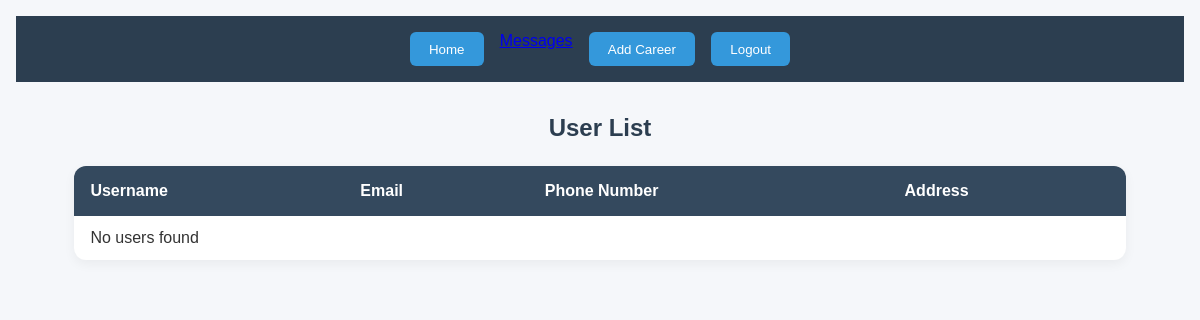
The app's page /userlist/, older data.
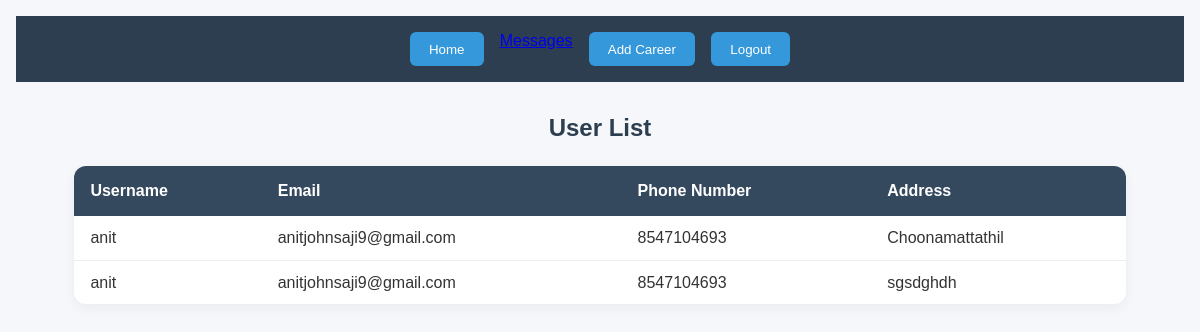
The same page, newer data.
### project_app/models.py (models this page shows)
class Address(models.Model):
    user = models.ForeignKey(User, on_delete=models.CASCADE)  # Change to ForeignKey for multiple addresses
    name = models.CharField(max_length=225)
    address = models.TextField()
    phone = models.CharField(max_length=12)

### project_app/views.py (the view)
# urls.py: path('userlist/',views.userlist,name='userlist'),
def userlist(request):
    addresses = Address.objects.select_related('user')
    return render(request, 'userlist.html', {'addresses': addresses})

### templates/userlist.html (shortened to what this page needs)
{% load static %}
<!DOCTYPE html>
<html lang="en">
<head>
    <link rel="stylesheet" href="{% static 'css/admin/userlist.css' %}">
</head>
<body>
    <nav>
        <a href="{% url 'adminhome' %}"><button class="btn"> Home</button></a>
        <a href="{% url 'message_list' %}">Messages</a>
        <a href="{% url 'add' %}"><button>Add Career</button></a>
        <a href="{% url 'logout' %}"><button>Logout</button></a>
    </nav>
    <h2>User List</h2>
    <table>
        <thead>
            <tr>
                <th>Username</th>
                <th>Email</th>
                <th>Phone Number</th>
                <th>Address</th>
            </tr>
        </thead>
        <tbody>
            {% for address in addresses %}
            <tr>
                <td data-label="Username">{{ address.user.username }}</td>
                <td data-label="Email">{{ address.user.email }}</td>
                <td data-label="Phone Number">{{ address.phone }}</td>
                <td data-label="Address">{{ address.address }}</td>
            </tr>
            {% empty %}
            <tr><td colspan="4">No users found</td></tr>
            {% endfor %}
        </tbody>
    </table>
</body>
</html>

Row changes from the older to the newer data that the page shows:
added Address: user.username "anit", user.email "anitjohnsaji9@gmail.com", phone "8547104693", address "Choonamattathil"
added Address: user.username "anit", user.email "anitjohnsaji9@gmail.com", phone "8547104693", address "sgsdghdh"
Text that changed along with them:
text no longer shown: "No users found"
